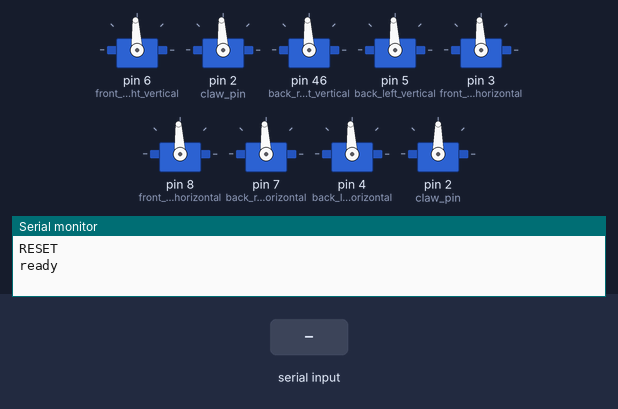
This sketch was run on a simulated Arduino Mega 2560, built with avr-gcc and run on an emulated ATmega2560. On the bench: 9 × servo, the last lines printed to the serial monitor. The inputs (shaded band) are chosen by the test bench.

Above: at 8.2 s.
8.3 s: "1x" received over Serial
At 9.5 s:
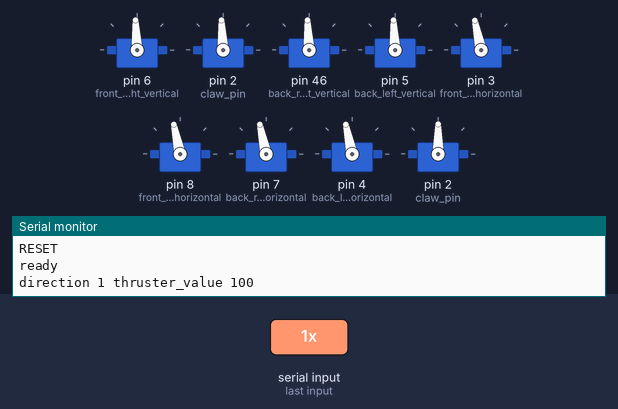
9.8 s: "3x" received over Serial
At 10.8 s:
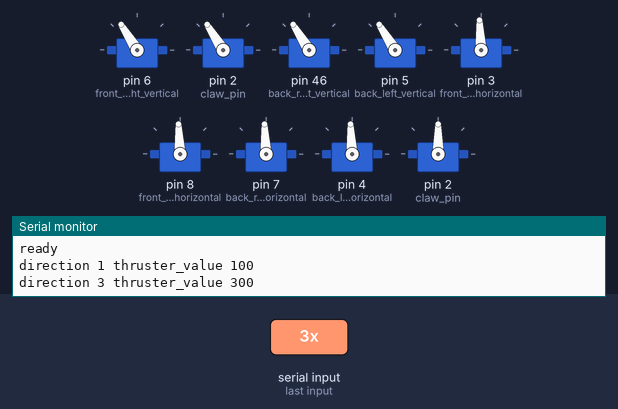
11.3 s: "4x" received over Serial
At 11.9 s:
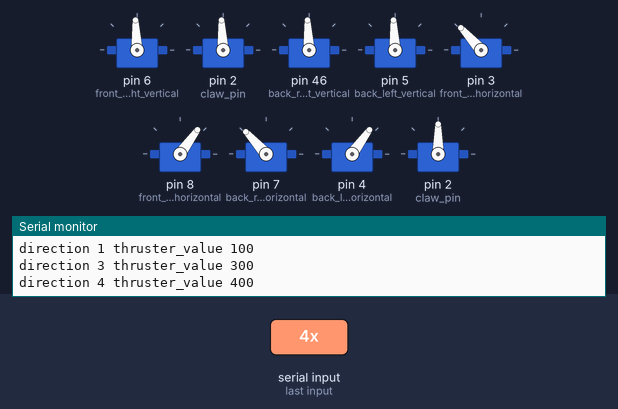
12.8 s: "1,90x" received over Serial
At 13.1 s:
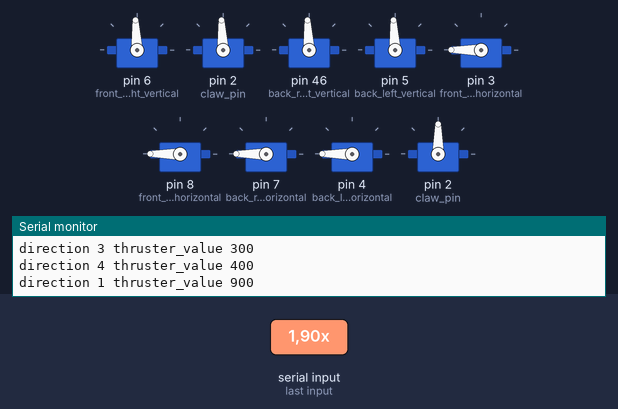
14.3 s: "30,150x" received over Serial
At 15.5 s:
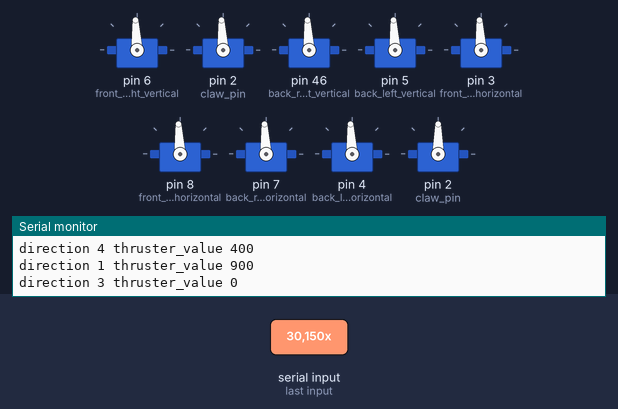
15.8 s: "1,90,45x" received over Serial
At 16.7 s:
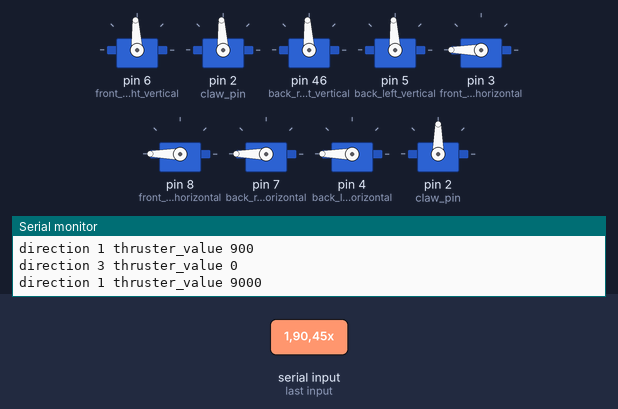
Timing chart, 0 to 18.3 s (numbered marks = the images above; inputs shaded):
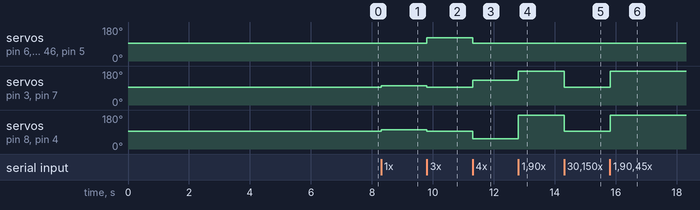

Measured:
- after the input at 8.3 s, servo on pin 3 (front_right_horizontal), servo on pin 8 (front_left_horizontal), servo on pin 7 (back_right_horizontal), servo on pin 4 (back_left_horizontal): 93° → 102° at once
- after the input at 9.8 s, servo on pin 6 (front_right_vertical), servo on pin 2 (claw_pin): 93° → 122° at once
- after the input at 11.3 s, servo on pin 6 (front_right_vertical), servo on pin 2 (claw_pin): 122° → 93° at once
- after the input at 12.8 s, servo on pin 3 (front_right_horizontal), servo on pin 7 (back_right_horizontal): 132° → 180° at once; servo on pin 8 (front_left_horizontal), servo on pin 4 (back_left_horizontal): 54° → 180° at once
- after the input at 14.3 s, servo on pin 3 (front_right_horizontal), servo on pin 8 (front_left_horizontal), servo on pin 7 (back_right_horizontal), servo on pin 4 (back_left_horizontal): 180° → 93° at once
- after the input at 15.8 s, servo on pin 3 (front_right_horizontal), servo on pin 8 (front_left_horizontal), servo on pin 7 (back_right_horizontal), servo on pin 4 (back_left_horizontal): 93° → 180° at once

The sketch:

control_w__PID.ino
```cpp
#include<Servo.h>
 //2, 3, 4, 5, 6, 7, 46

 Servo front_right_vertical;
 Servo front_left_vertical;
 Servo back_right_vertical;
 Servo back_left_vertical;
 Servo front_right_horizontal;
 Servo front_left_horizontal;
 Servo back_right_horizontal;
 Servo back_left_horizontal;
  Servo claw;

 void setup() {
     int claw_pin = 2;

   // put your setup code here, to run once:
     Serial.begin(9600);
     Serial.println("RESET");
     //8, 46, 5, 7
     //3, 6, 4, 2
     front_right_vertical.attach(6);
     front_left_vertical.attach(2);
     back_right_vertical.attach(46); //4 and  46
     back_left_vertical.attach(5);

     front_right_horizontal.attach(3);
     front_left_horizontal.attach(8);
     back_right_horizontal.attach(7);
     back_left_horizontal.attach(4);
          claw.attach(claw_pin);

     front_right_vertical.writeMicroseconds(1500);
     front_left_vertical.writeMicroseconds(1500);
     back_right_vertical.writeMicroseconds(1500);
     back_left_vertical.writeMicroseconds(1500);
     front_right_horizontal.writeMicroseconds(1500);
     front_left_horizontal.writeMicroseconds(1500);
     back_right_horizontal.writeMicroseconds(1500);
     back_left_horizontal.writeMicroseconds(1500);
     delay(7000);
     Serial.println("ready");
 }

 void loop() {
   while (Serial.available()){
    String input = Serial.readStringUntil('x');
    if (input.substring(0, input.length() -2).equals("open-claw")){
        claw.writeMicroseconds(0);
    }
    if (input.substring(0, input.length() -2).equals("close-claw")){
        claw.writeMicroseconds(255);
    }
    int dir = input.substring(0, 1).toInt();
    int thruster_value = input.substring(2, input.length() - 1).toFloat() * 100;

    Serial.println("direction "+String(dir)+" thruster_value "+String(thruster_value));
    //sway
    if (dir == 0){
    //  Serial.println("writing values to FRH, BRH, FLH, BLH");
      front_right_vertical.writeMicroseconds(1500);
      back_right_vertical.writeMicroseconds(1500);
      front_left_vertical.writeMicroseconds(1500);
      back_left_vertical.writeMicroseconds(1500);

      front_right_horizontal.writeMicroseconds(thruster_value  * -1 + 1500);
      back_right_horizontal.writeMicroseconds(thruster_value + 1500);
      front_left_horizontal.writeMicroseconds(thruster_value + 1500);
      back_left_horizontal.writeMicroseconds(thruster_value*-1 + 1500);

    }
    //surge
    else if (dir == 1){
      front_right_vertical.writeMicroseconds(1500);
      back_right_vertical.writeMicroseconds(1500);
      front_left_vertical.writeMicroseconds(1500);
      back_left_vertical.writeMicroseconds(1500);

      front_right_horizontal.writeMicroseconds(thruster_value + 1500);
      front_left_horizontal.writeMicroseconds(thruster_value + 1500);
      back_right_horizontal.writeMicroseconds(thruster_value + 1500);
      back_left_horizontal.writeMicroseconds(thruster_value + 1500);
    }
    //heave
    else if (dir == 3){
      front_right_horizontal.writeMicroseconds(1500);
      back_right_horizontal.writeMicroseconds(1500);
      front_left_horizontal.writeMicroseconds(1500);
      back_left_horizontal.writeMicroseconds(1500);


      front_right_vertical.writeMicroseconds(thruster_value + 1500);
      front_left_vertical.writeMicroseconds(thruster_value  + 1500);
      back_right_vertical.writeMicroseconds(thruster_value  + 1500);
      back_left_vertical.writeMicroseconds(thruster_value + 1500);
    }
    //yaw
    else if (dir == 4){
      front_right_vertical.writeMicroseconds(1500);
      back_right_vertical.writeMicroseconds(1500);
      front_left_vertical.writeMicroseconds(1500);
      back_left_vertical.writeMicroseconds(1500);

      front_right_horizontal.writeMicroseconds(thruster_value + 1500);
      back_right_horizontal.writeMicroseconds(thruster_value + 1500);
      front_left_horizontal.writeMicroseconds(-1 * thruster_value + 1500);
      back_left_horizontal.writeMicroseconds(-1*thruster_value + 1500);
    }


   }
 }
```
